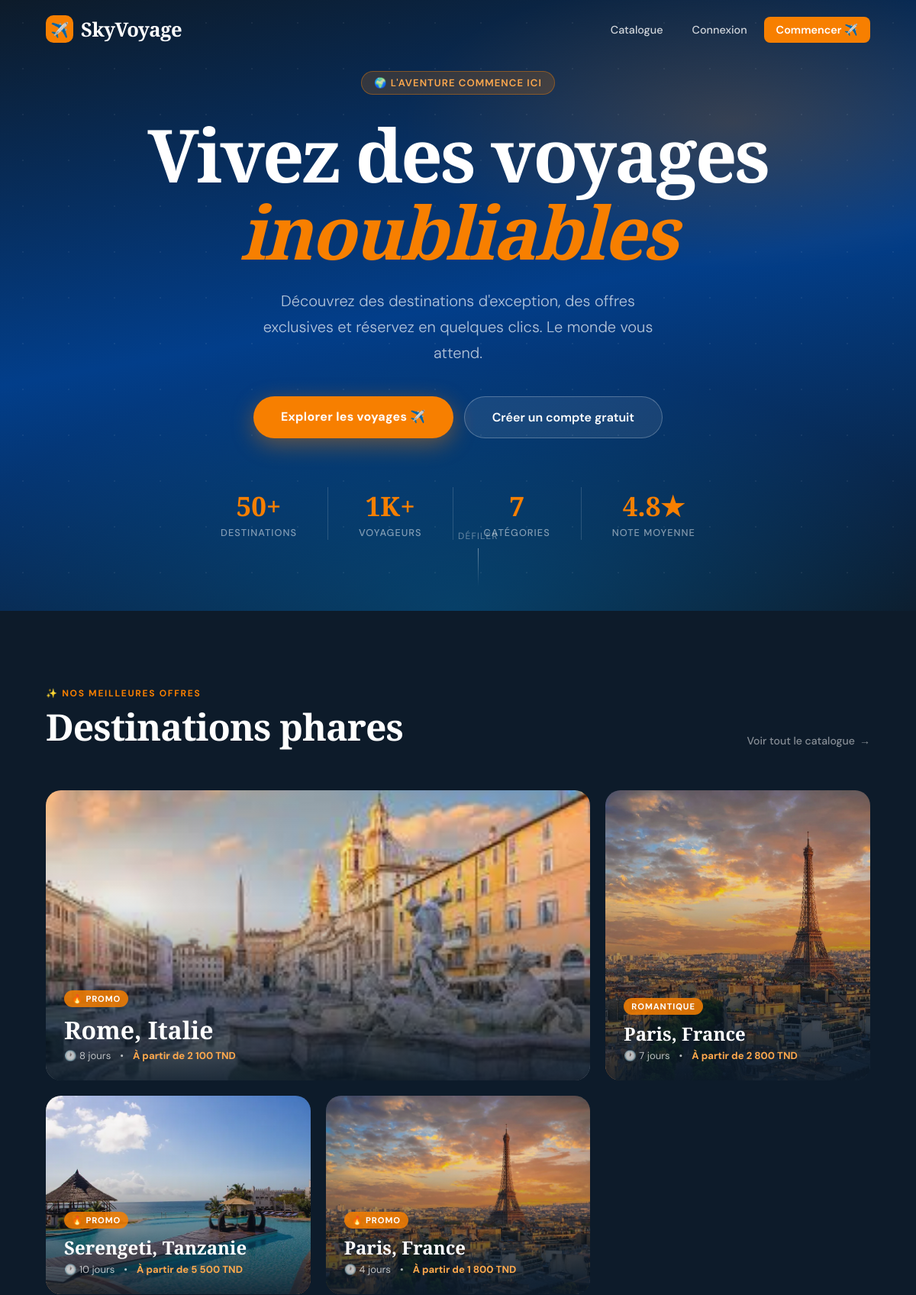
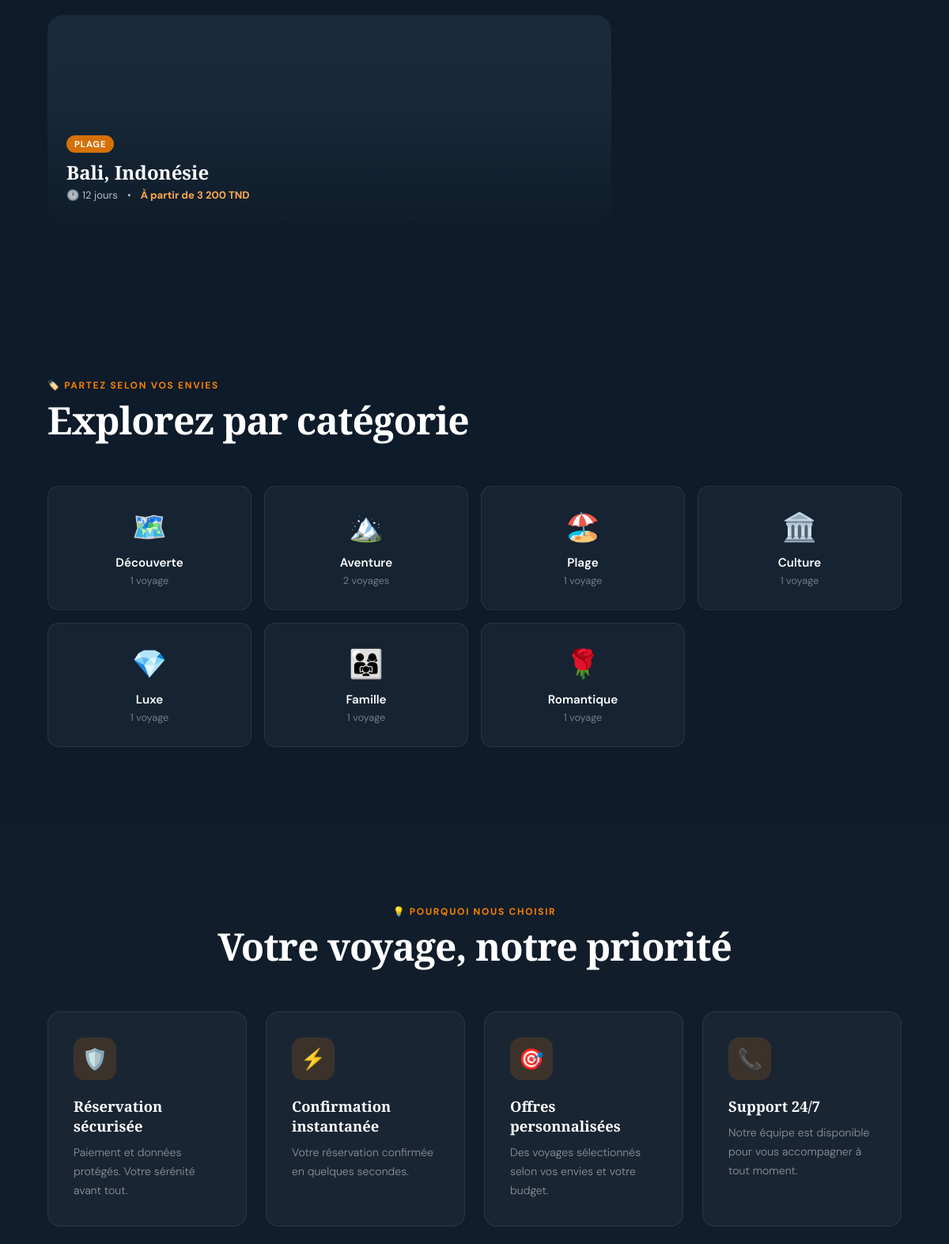
The page / (upper part) on the database its author committed (2 pictures, top to bottom).
### tables this page shows
CREATE TABLE IF NOT EXISTS voyages (
    id          INT AUTO_INCREMENT PRIMARY KEY,
    titre       VARCHAR(200)  NOT NULL,
    destination VARCHAR(150)  NOT NULL,
    pays        VARCHAR(100)  NOT NULL,
    prix        DECIMAL(10,2) NOT NULL DEFAULT 0,
    duree       INT           NOT NULL DEFAULT 1,
    places      INT           NOT NULL DEFAULT 0,
    date_depart DATE          NOT NULL,
    date_retour DATE,
    categorie   VARCHAR(80)   DEFAULT 'Découverte',
    description TEXT,
    image       VARCHAR(255)  DEFAULT 'voyage_default.jpg',
    en_promo    TINYINT(1)    DEFAULT 0,
    ancien_prix DECIMAL(10,2),
    note        DECIMAL(3,1)  DEFAULT 0.0,
    created_at  TIMESTAMP     DEFAULT CURRENT_TIMESTAMP
);

### model/voyageManager.php (called while the page is built, shortened)
<?php
class VoyageManager {
    public function getAll(): array {
        $stmt = $this->db->query("SELECT * FROM voyages ORDER BY date_depart ASC");
        return $stmt->fetchAll(PDO::FETCH_CLASS | PDO::FETCH_PROPS_LATE, 'Voyage');
    }
}

### model/voyage.php (called while the page is built, shortened)
<?php
class Voyage {
    public function __get(string $name) {
        return property_exists($this, $name) ? $this->$name : null;
    }
}

### index.php (the view, shortened to what this page needs)
<!DOCTYPE html>
<html lang="fr">
<head>
</head>
<body>
<nav class="navbar" id="navbar">
    <a href="index.php" class="navbar-brand">
        <span class="logo-icon">✈️</span>
        SkyVoyage
    </a>
    <ul class="navbar-nav">
        <li><a href="view/catalogue.php">Catalogue</a></li>
        <?php if (isset($_SESSION['user_id'])): ?>
            <li><a href="view/mesReservations.php">Mes réservations</a></li>
            <?php if ($_SESSION['user_role'] === 'admin'): ?>
                <li><a href="view/adminVoyage.php">Admin</a></li>
            <?php endif; ?>
            <li>
                <a href="controller/authController.php?action=logout" class="btn-nav">
                    Déconnexion
                </a>
            </li>
        <?php else: ?>
            <li><a href="view/login.php">Connexion</a></li>
            <li><a href="view/register.php" class="btn-nav">Commencer ✈️</a></li>
        <?php endif; ?>
    </ul>
</nav>
<section class="hero">
    <div class="hero-bg"></div>
    <div class="hero-content">
        <div class="hero-eyebrow">
            🌍 L'aventure commence ici
        </div>
        <h1>
            Vivez des voyages<br>
            <em>inoubliables</em>
        </h1>
        <p>
            Découvrez des destinations d'exception, des offres exclusives
            et réservez en quelques clics. Le monde vous attend.
        </p>
        <div class="hero-cta">
            <a href="view/catalogue.php" class="btn-hero-primary">
                Explorer les voyages ✈️
            </a>
            <?php if (!isset($_SESSION['user_id'])): ?>
            <a href="view/register.php" class="btn-hero-outline">
                Créer un compte gratuit
            </a>
            <?php else: ?>
            <a href="view/mesReservations.php" class="btn-hero-outline">
                Mes réservations 🎫
            </a>
            <?php endif; ?>
        </div>
        <div class="hero-stats">
            <div class="stat-item">
                <span class="stat-num">50+</span>
                <span class="stat-label">Destinations</span>
            </div>
            <div class="stat-item">
                <span class="stat-num">1K+</span>
                <span class="stat-label">Voyageurs</span>
            </div>
            <div class="stat-item">
                <span class="stat-num">7</span>
                <span class="stat-label">Catégories</span>
            </div>
            <div class="stat-item">
                <span class="stat-num">4.8★</span>
                <span class="stat-label">Note moyenne</span>
            </div>
        </div>
    </div>
    <div class="scroll-indicator">
        <span>Défiler</span>
    </div>
</section>
<section class="section">
    <div class="section-header">
        <div>
            <p class="section-tag">✨ Nos meilleures offres</p>
            <h2 class="section-title">Destinations phares</h2>
        </div>
        <a href="view/catalogue.php" class="section-link">
            Voir tout le catalogue <span class="arrow">→</span>
        </a>
    </div>
    <?php
    require_once "config/db_connect.php";
    require_once "model/voyage.php";
    require_once "model/voyagemanager.php";
    $manager = new VoyageManager($db);
    $voyages = $manager->getAll();
    $imageParPays = [
        'France'    => 'france.jpg',   'Italie'    => 'italie.jpg',
        'Espagne'   => 'espagne.jpg',  'Japon'     => 'japon.jpg',
        'Indonésie' => 'indonesie.jpg','Tanzanie'  => 'tanzanie.jpg',
        'Chili'     => 'chili.jpg',    'Maldives'  => 'maldives.jpg',
        'Maroc'     => 'maroc.jpg',    'Tunisie'   => 'tunisie.jpg',
        'Grèce'     => 'grece.jpg',    'Thaïlande' => 'thailande.jpg',
        'Portugal'  => 'portugal.jpg', 'Turquie'   => 'turquie.jpg',
    ];
    $uploadDir = 'public/uploads/voyages/';
    $emojiCat = [
        'Découverte' => '🗺️', 'Aventure' => '🏔️', 'Plage' => '🏖️',
        'Culture'    => '🏛️', 'Luxe'    => '💎', 'Famille' => '👨‍👩‍👧',
        'Romantique' => '🌹',
    ];
    $top = array_slice($voyages, 0, 5);
    ?>
    <div class="destinations-grid">
        <?php foreach ($top as $v): ?>
        <?php
        $pays = $v->pays;
        if (isset($imageParPays[$pays])) {
            $img = $uploadDir . $imageParPays[$pays];
        } elseif ($v->image !== 'voyage_default.jpg') {
            $img = $uploadDir . $v->image;
        } else {
            $img = null;
        }
        $emoji = $emojiCat[$v->categorie] ?? '✈️';
        ?>
        <a href="view/detailVoyage.php?id=<?= $v->id ?>" class="dest-card">
            <?php if ($img): ?>
                <img class="dest-img"
                     src="<?= htmlspecialchars($img) ?>"
                     alt="<?= htmlspecialchars($v->titre) ?>"
                     onerror="this.style.display='none'">
            <?php else: ?>
                <div class="dest-placeholder"><?= $emoji ?></div>
            <?php endif; ?>
            <div class="dest-overlay"></div>
            <div class="dest-info">
                <?php if ($v->en_promo): ?>
                    <span class="dest-category">🔥 Promo</span>
                <?php else: ?>
                    <span class="dest-category"><?= htmlspecialchars($v->categorie) ?></span>
                <?php endif; ?>
                <div class="dest-name"><?= htmlspecialchars($v->destination) ?>, <?= htmlspecialchars($v->pays) ?></div>
                <div class="dest-meta">
                    <span>🕐 <?= $v->duree ?> jours</span>
                    <span>•</span>
                    <span class="dest-price">À partir de <?= number_format($v->prix, 0, ',', ' ') ?> TND</span>
                </div>
            </div>
        </a>
        <?php endforeach; ?>
    </div>
</section>
<section class="section">
    <div class="section-header">
        <div>
            <p class="section-tag">🏷️ Partez selon vos envies</p>
            <h2 class="section-title">Explorez par catégorie</h2>
        </div>
    </div>
    <div class="categories-grid">
        <?php
        $cats = [
            ['Découverte', '🗺️', 'Partez explorer'],
            ['Aventure',   '🏔️', 'Dépassez vos limites'],
            ['Plage',      '🏖️', 'Soleil & sable fin'],
            ['Culture',    '🏛️', 'Art & histoire'],
            ['Luxe',       '💎', 'Prestige & raffinement'],
            ['Famille',    '👨‍👩‍👧', 'Souvenirs en famille'],
            ['Romantique', '🌹', 'Pour les amoureux'],
        ];
        $catCounts = [];
        foreach ($voyages as $v) {
            $catCounts[$v->categorie] = ($catCounts[$v->categorie] ?? 0) + 1;
        }
        ?>
        <?php foreach ($cats as [$cat, $emoji, $sub]): ?>
        <a href="view/catalogue.php?categorie=<?= urlencode($cat) ?>" class="cat-card">
            <span class="cat-emoji"><?= $emoji ?></span>
            <div class="cat-label"><?= $cat ?></div>
            <div class="cat-count">
                <?= $catCounts[$cat] ?? 0 ?> voyage<?= ($catCounts[$cat] ?? 0) > 1 ? 's' : '' ?>
            </div>
        </a>
        <?php endforeach; ?>
    </div>
</section>
<section class="features-section">
    <div style="text-align:center;margin-bottom:0;">
        <p class="section-tag" style="text-align:center;">💡 Pourquoi nous choisir</p>
        <h2 class="section-title" style="text-align:center;">Votre voyage, notre priorité</h2>
    </div>
    <div class="features-grid">
        <?php foreach ([
            ['🛡️', 'Réservation sécurisée',   'Paiement et données protégés. Votre sérénité avant tout.'],
            ['⚡', 'Confirmation instantanée', 'Votre réservation confirmée en quelques secondes.'],
            ['🎯', 'Offres personnalisées',    'Des voyages sélectionnés selon vos envies et votre budget.'],
            ['📞', 'Support 24/7',             'Notre équipe est disponible pour vous accompagner à tout moment.'],
            ['💸', 'Meilleur prix garanti',    'Nous vous offrons les meilleures tarifs du marché, sans frais cachés.'],
            ['🌍', 'Destinations exclusives',  'Accédez à des expériences uniques dans le monde entier.'],
        ] as [$icon, $title, $desc]): ?>
        <div class="feature-card">
            <div class="feature-icon"><?= $icon ?></div>
            <div class="feature-title"><?= $title ?></div>
            <p class="feature-desc"><?= $desc ?></p>
        </div>
        <?php endforeach; ?>
    </div>
</section>
</body>
</html>

### rows shown on the page
voyages: shows a picture, en_promo "🔥 PROMO", destination "Rome", pays "Italie", duree "8", prix "2 100"
voyages: categorie "ROMANTIQUE", destination "Paris", pays "France", duree "7", prix "2 800"
voyages: shows a picture, shows "🔥 PROMO", destination "Serengeti", pays "Tanzanie", duree "10", prix "5 500", en_promo "1", id "2"
voyages: en_promo "🔥 PROMO", destination "Paris", pays "France", duree "4", prix "1 800"
voyages: categorie "PLAGE", destination "Bali", pays "Indonésie", duree "12", prix "3 200", categorie "🏖️"

### other values the page prints
$emoji "🗺️"
$cat "Découverte"
$emoji "🏔️"
$cat "Aventure"
$cat "Plage"
$emoji "🏛️"
$cat "Culture"
$emoji "💎"
$cat "Luxe"
$emoji "👨‍👩‍👧"
$cat "Famille"
$emoji "🌹"
$cat "Romantique"
$icon "🛡️"
$title "Réservation sécurisée"
